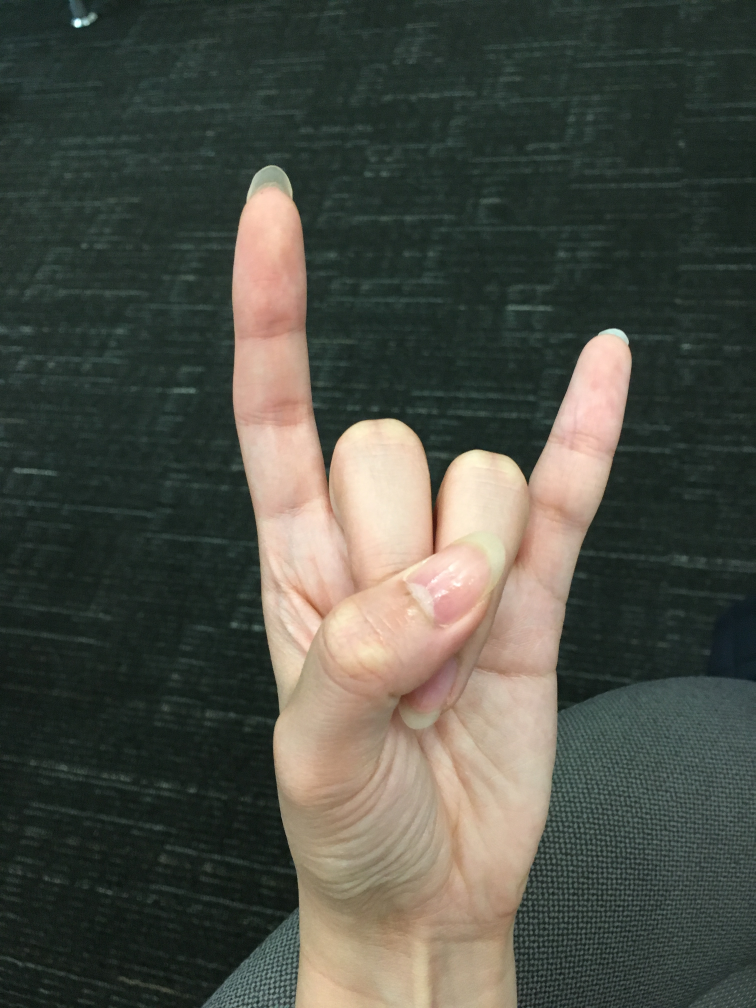
#> input picture gesture_detection/images/hookem/hookem (1).jpg, 3024 x 4032 px, given in place of the camera (shown at 1/4 size)
$ python gesture_capture.py
#> lines starting #> are read from the running program, lines starting #| are printed output that depends on the picture; after the words box and inside, x2 and y2 are one past the last pixel; in counts of white or black regions, pixels touching at a corner belong together
import cv2
import numpy as np
import math

cap = cv2.VideoCapture(0)

while (cap.isOpened()):

    try:
        ret, frame = cap.read() #ret: true or false #frame: size
#> frame is the input picture: shape (4032, 3024, 3); mean B, G, R 69.9, 79, 76.8
        frame = cv2.flip(frame, 1) #flip the frame
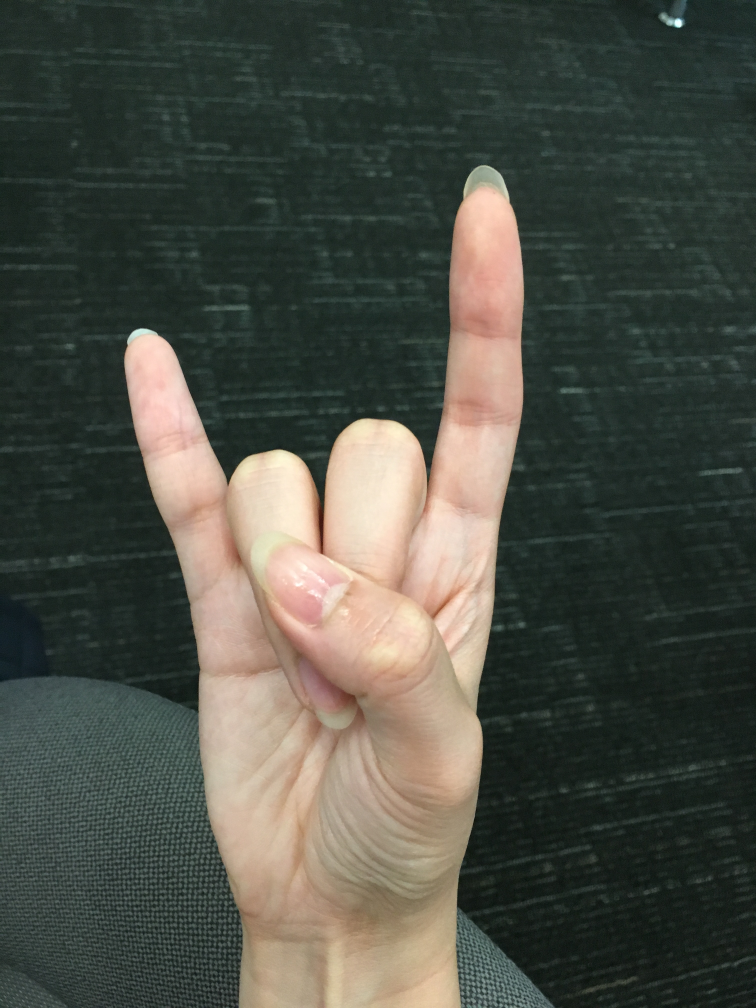
#> frame: shape (4032, 3024, 3) (shown at 1/4 size); mean B, G, R 69.9, 79, 76.8
        kernel = np.ones((3, 3), np.uint8) #[[1 1 1] \n [1 1 1] \n [1 1 1]]

        # define region of interest
        roi = frame[100:500, 100:500]
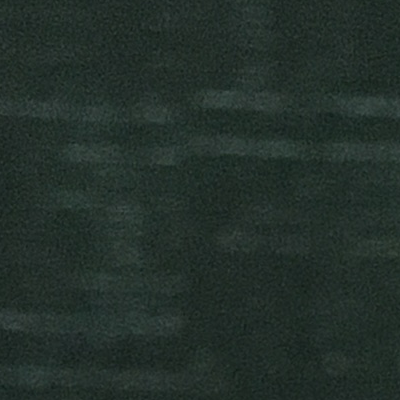
#> roi: shape (400, 400, 3); mean B, G, R 42.4, 47.8, 35.4

        cv2.rectangle(frame, (100, 100), (500, 500), (0, 255, 0), 0)
        hsv = cv2.cvtColor(roi, cv2.COLOR_BGR2HSV)
#> hsv: shape (400, 400, 3); mean H, S, V 76.8, 68.2, 48.9
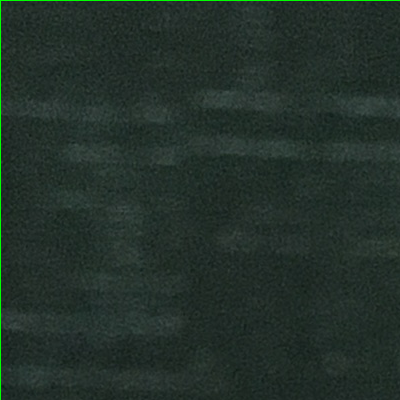
#> roi: shape (400, 400, 3); 0.5% of pixels changed, all inside (x1, y1, x2, y2) = (0, 0, 400, 400)

        # define range of skin color in HSV
        lower_skin = np.array([0, 20, 70], dtype='float32')
        upper_skin = np.array([20, 255, 255], dtype='float32')

        # extract skin color image
        mask = cv2.inRange(hsv, lower_skin, upper_skin)
#> mask: shape (400, 400); every value is 0

        # extrapolate the hand to fill dark spots within
        mask = cv2.dilate(mask, kernel, iterations=4)

        # blur the image
        mask = cv2.GaussianBlur(mask, (5, 5), 100)

        # find contours
        contours, hierarchy = cv2.findContours(mask, cv2.RETR_TREE, cv2.CHAIN_APPROX_SIMPLE)
#> contours = []

        # find contour of max area(hand)
        cnt = max(contours, key=lambda x: cv2.contourArea(x))
        #print(cnt)

        # approx the contour a little
        epsilon = 0.0005 * cv2.arcLength(cnt, True)
        approx = cv2.approxPolyDP(cnt, epsilon, True)

        # make convex hull around hand
        hull = cv2.convexHull(cnt)
        #print(hull)

        # define area of hull and area of hand
        areahull = cv2.contourArea(hull)
        areacnt = cv2.contourArea(cnt)

        # find the percentage of area not covered by hand in convex hull
        arearatio = ((areahull - areacnt) / areacnt) * 100

        # find the defects in convex hull with respect to hand
        hull = cv2.convexHull(approx, returnPoints=False)
        defects = cv2.convexityDefects(approx, hull)

        # l = no. of defects
        l = 0

        # code for finding no. of defects due to fingers
        for i in range(defects.shape[0]):
            s, e, f, d = defects[i, 0]
            start = tuple(approx[s][0])
            end = tuple(approx[e][0])
            far = tuple(approx[f][0])
            pt = (100, 180)

            # find length of all sides of triangle
            a = math.sqrt((end[0] - start[0]) ** 2 + (end[1] - start[1]) ** 2)
            b = math.sqrt((far[0] - start[0]) ** 2 + (far[1] - start[1]) ** 2)
            c = math.sqrt((end[0] - far[0]) ** 2 + (end[1] - far[1]) ** 2)
            s = (a + b + c) / 2
            ar = math.sqrt(s * (s - a) * (s - b) * (s - c))

            # distance between point and convex hull
            d = (2 * ar) / a

            # apply cosine rule here
            angle = math.acos((b ** 2 + c ** 2 - a ** 2) / (2 * b * c)) * 57

            # ignore angles > 90 and ignore points very close to convex hull(they generally come due to noise)
            if angle <= 90 and d > 30:
                l += 1
                cv2.circle(roi, far, 3, [255, 0, 0], -1)

            # draw lines around hand
            cv2.line(roi, start, end, [0, 255, 0], 2)

        l += 1

        # print corresponding gestures which are in their ranges
        font = cv2.FONT_ITALIC
        if l == 1:
            if areacnt < 2000:
                print(areacnt)
                #cv2.putText(frame, 'Put hand in the box', (0, 50), font, 2, (0, 0, 255), 3, cv2.LINE_AA)
            else:
                if arearatio < 12:
                    cv2.putText(frame, "Fist", (0, 50), font, 2, (0, 0, 255), 3, cv2.LINE_AA)
                #elif arearatio < 17.5:
                    #cv2.putText(frame, 'Best of luck', (0, 50), font, 2, (0, 0, 255), 3, cv2.LINE_AA)

                else:
                    cv2.putText(frame, '1 finger', (0, 50), font, 2, (0, 0, 255), 3, cv2.LINE_AA)

        elif l == 2:
            cv2.putText(frame, "Hook'em Horns", (0, 50), font, 2, (0, 0, 255), 3, cv2.LINE_AA)

        elif l == 3:

            if arearatio < 27:
                cv2.putText(frame, '3 fingers', (0, 50), font, 2, (0, 0, 255), 3, cv2.LINE_AA)
            #else:
                #cv2.putText(frame, 'ok', (0, 50), font, 2, (0, 0, 255), 3, cv2.LINE_AA)

        elif l == 4:
            cv2.putText(frame, '4 fingers', (0, 50), font, 2, (0, 0, 255), 3, cv2.LINE_AA)

        elif l == 5:
            cv2.putText(frame, 'Palm', (0, 50), font, 2, (0, 0, 255), 3, cv2.LINE_AA)

        # [7 lines of commented-out code are left out]
        cv2.imshow('mask', mask)
        cv2.imshow('frame', frame)

    except:
        pass

    k = cv2.waitKey(5) & 0xFF
#> (key Esc is pressed here)
    if k == 27: # quit if 'q' is pressed
        break

cv2.destroyAllWindows()
cap.release()

$ run again, on gesture_detection/images/hookem/hookem (10).jpg
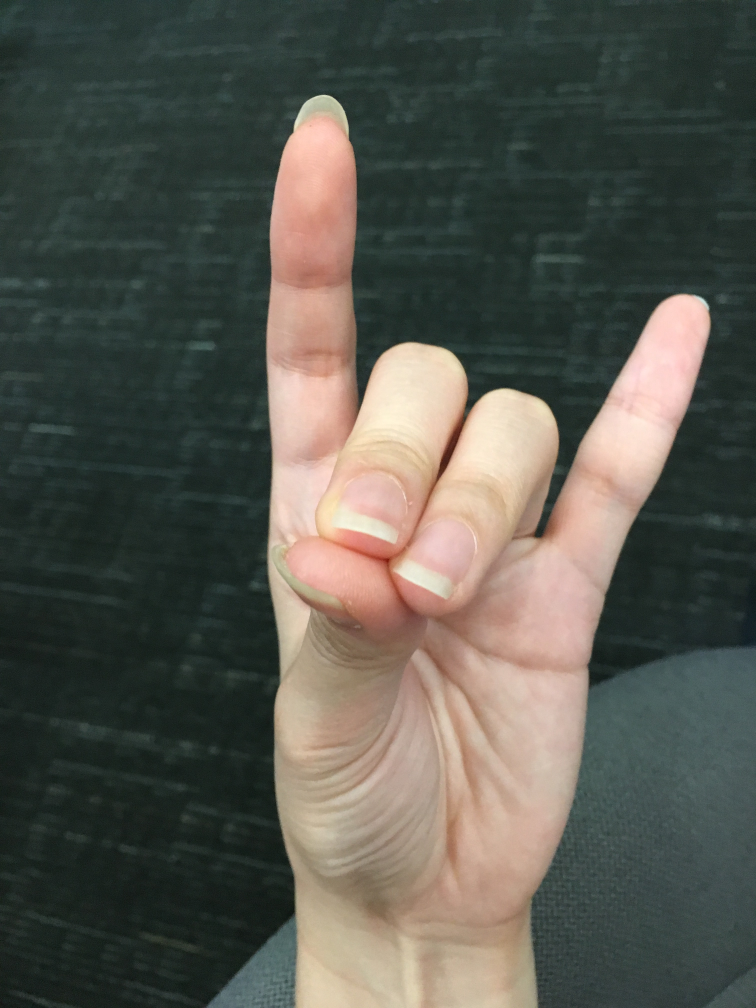
#> input picture gesture_detection/images/hookem/hookem (10).jpg, 3024 x 4032 px, given in place of the camera (shown at 1/4 size)
#> frame is the input picture: shape (4032, 3024, 3); mean B, G, R 79, 87.4, 87.5
#> `frame = cv2.flip(frame, 1)`:
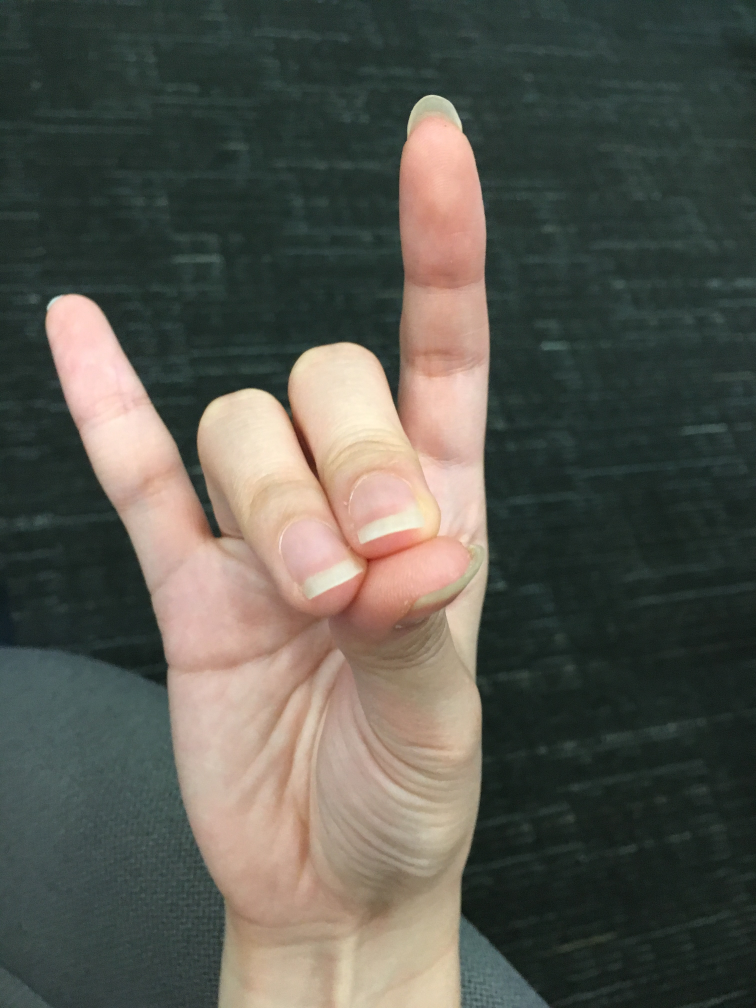
#> frame: shape (4032, 3024, 3) (shown at 1/4 size); mean B, G, R 79, 87.4, 87.5
#> hsv: shape (400, 400, 3); mean H, S, V 79.7, 66.8, 53.4
#> `hsv = cv2.cvtColor(roi, cv2.COLOR_BGR2HSV)`:
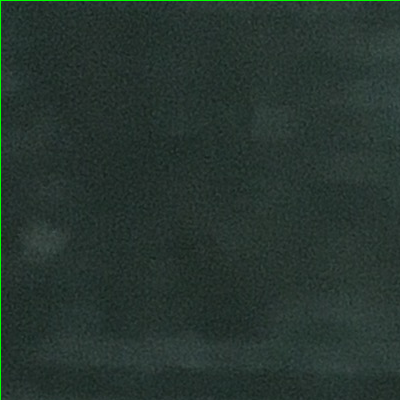
#> roi: shape (400, 400, 3); mean B, G, R 47.6, 53.4, 38.8
#> mask: shape (400, 400); every value is 0
#> contours = []

$ run again, on gesture_detection/images/hookem/hookem (11).jpg
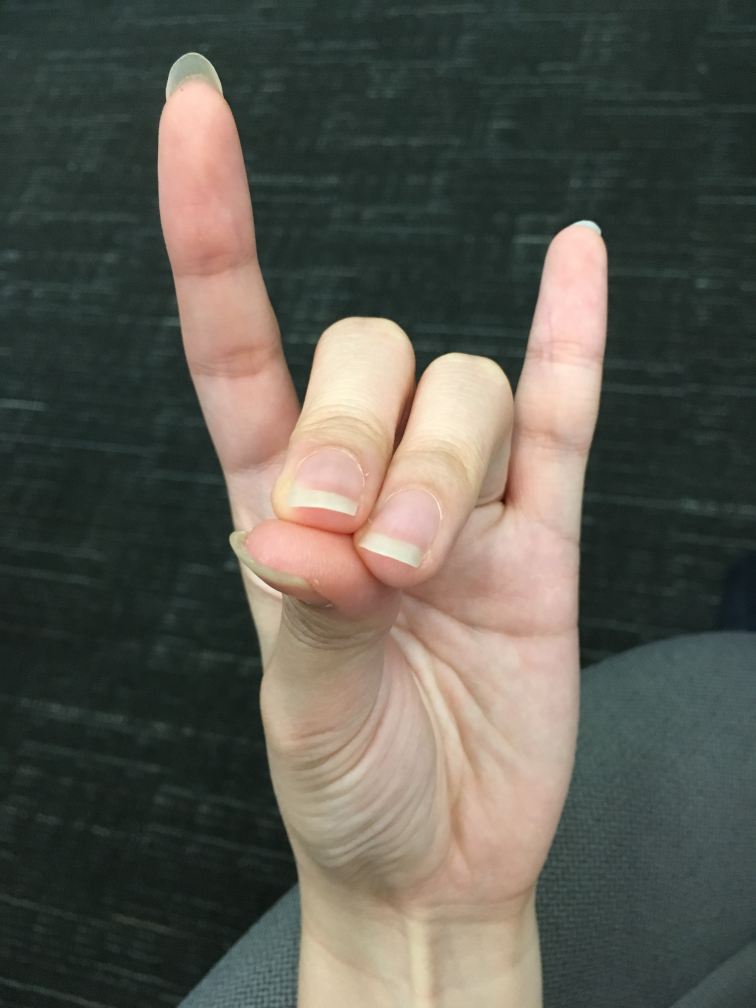
#> input picture gesture_detection/images/hookem/hookem (11).jpg, 3024 x 4032 px, given in place of the camera (shown at 1/4 size)
#> frame is the input picture: shape (4032, 3024, 3); mean B, G, R 80.3, 89.3, 90.3
#> `frame = cv2.flip(frame, 1)`:
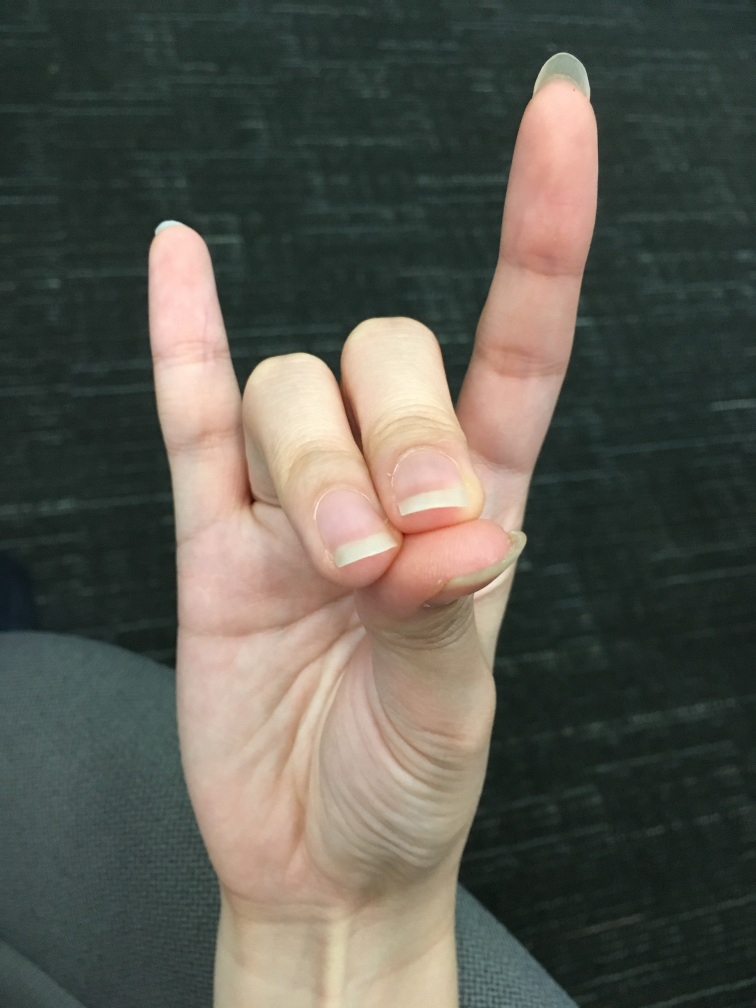
#> frame: shape (4032, 3024, 3) (shown at 1/4 size); mean B, G, R 80.3, 89.3, 90.3
#> hsv: shape (400, 400, 3); mean H, S, V 79.6, 66.8, 50.9
#> `hsv = cv2.cvtColor(roi, cv2.COLOR_BGR2HSV)`:
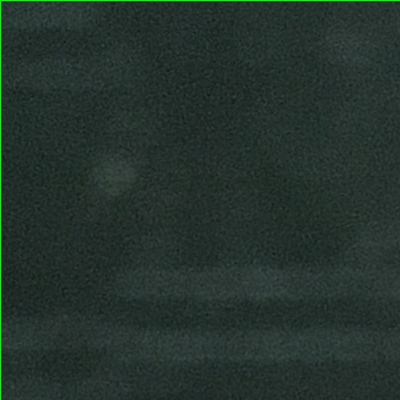
#> roi: shape (400, 400, 3); mean B, G, R 45.3, 50.9, 36.9
#> mask: shape (400, 400); every value is 0
#> contours = []

$ run again, on gesture_detection/images/hookem/hookem (2).jpg
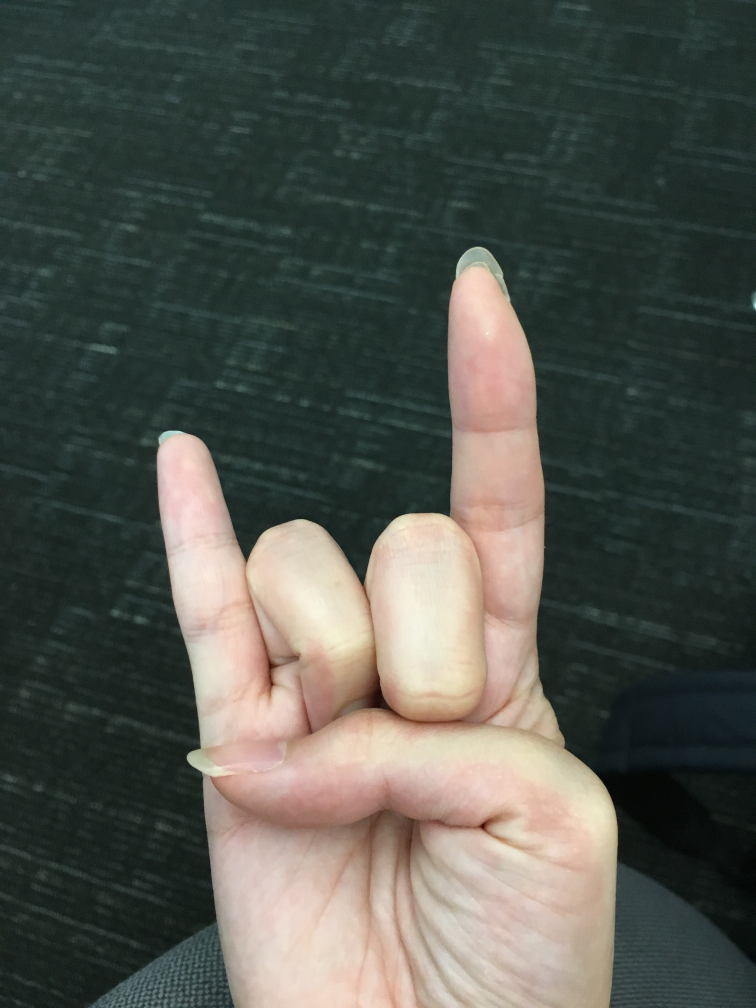
#> input picture gesture_detection/images/hookem/hookem (2).jpg, 3024 x 4032 px, given in place of the camera (shown at 1/4 size)
#> frame is the input picture: shape (4032, 3024, 3); mean B, G, R 78.3, 85.4, 82.1
#> `frame = cv2.flip(frame, 1)`:
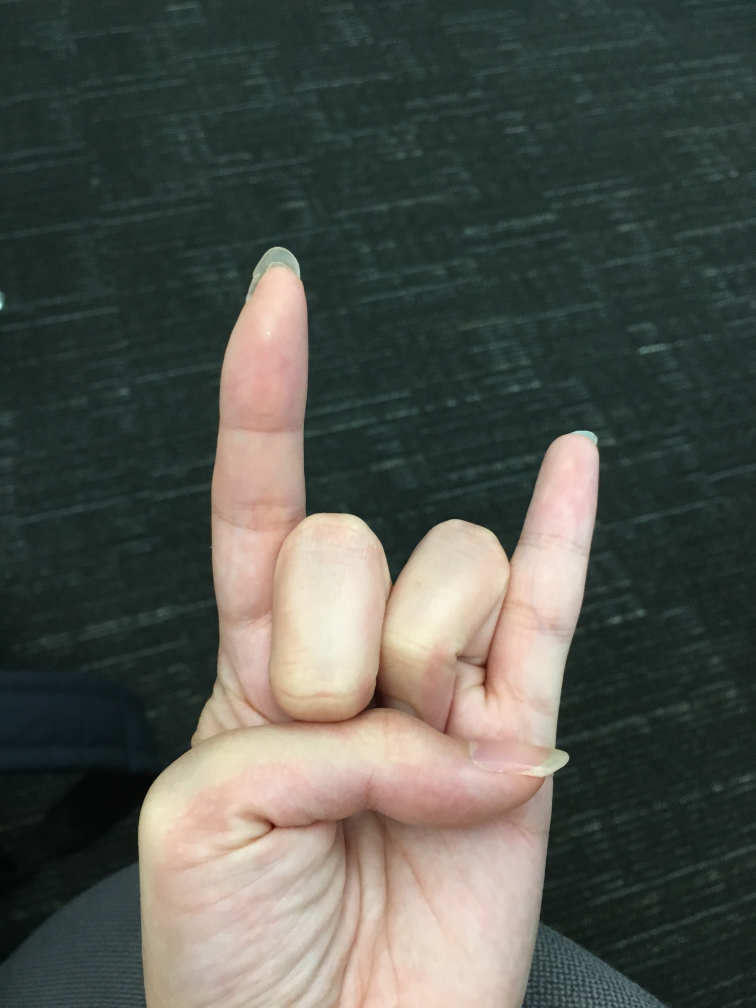
#> frame: shape (4032, 3024, 3) (shown at 1/4 size); mean B, G, R 78.3, 85.4, 82.1
#> hsv: shape (400, 400, 3); mean H, S, V 82.4, 79.6, 51.9
#> `hsv = cv2.cvtColor(roi, cv2.COLOR_BGR2HSV)`:
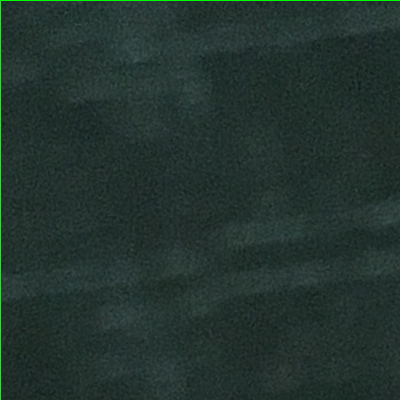
#> roi: shape (400, 400, 3); mean B, G, R 46.8, 51.9, 35.1
#> mask: shape (400, 400); every value is 0
#> contours = []
